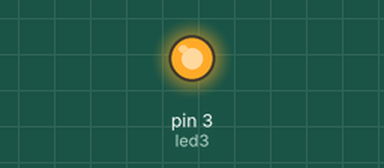
A sketch run on a simulated Arduino Uno, built with avr-gcc and run on an emulated ATmega328P. Shown: output pins drawn as LEDs (lit = HIGH).

Above: at 1.4 s.
At 5.8 s:
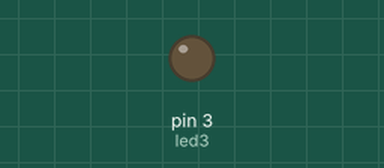
Timing chart, 0 to 8.3 s (numbered marks = the images above):
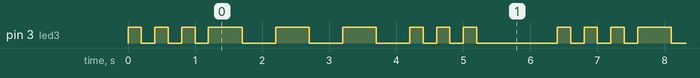

Measured:
- by itself, pin 3 (led3): repeats every 6.4 s: 2 × (LOW 0.20 s, HIGH 0.20 s), LOW 0.20 s, 3 × (HIGH 0.50 s, LOW 0.50 s), 2 × (HIGH 0.20 s, LOW 0.20 s), HIGH 0.20 s, LOW 1.2 s, HIGH 0.20 s
- by itself, everything shown: repeats every 6.4 s, in 18 steps

The sketch:

ledarr.ino
```cpp
int arr[] = {200, 200, 200, 500, 500, 500, 200, 200, 200};
int led3 = 3;
int delayTime;
int speaker = 5;

void setup() {
  pinMode(led3, OUTPUT);

}
void loop() {
  ledd();
}

void ledd()
{
  for(int i = 0 ; i < 9 ; ++i)
  {
    digitalWrite(led3, HIGH);
    delay(arr[i]);
    digitalWrite(led3, LOW);
    delay(arr[i]);
  }
  delay(1000);
}
```
